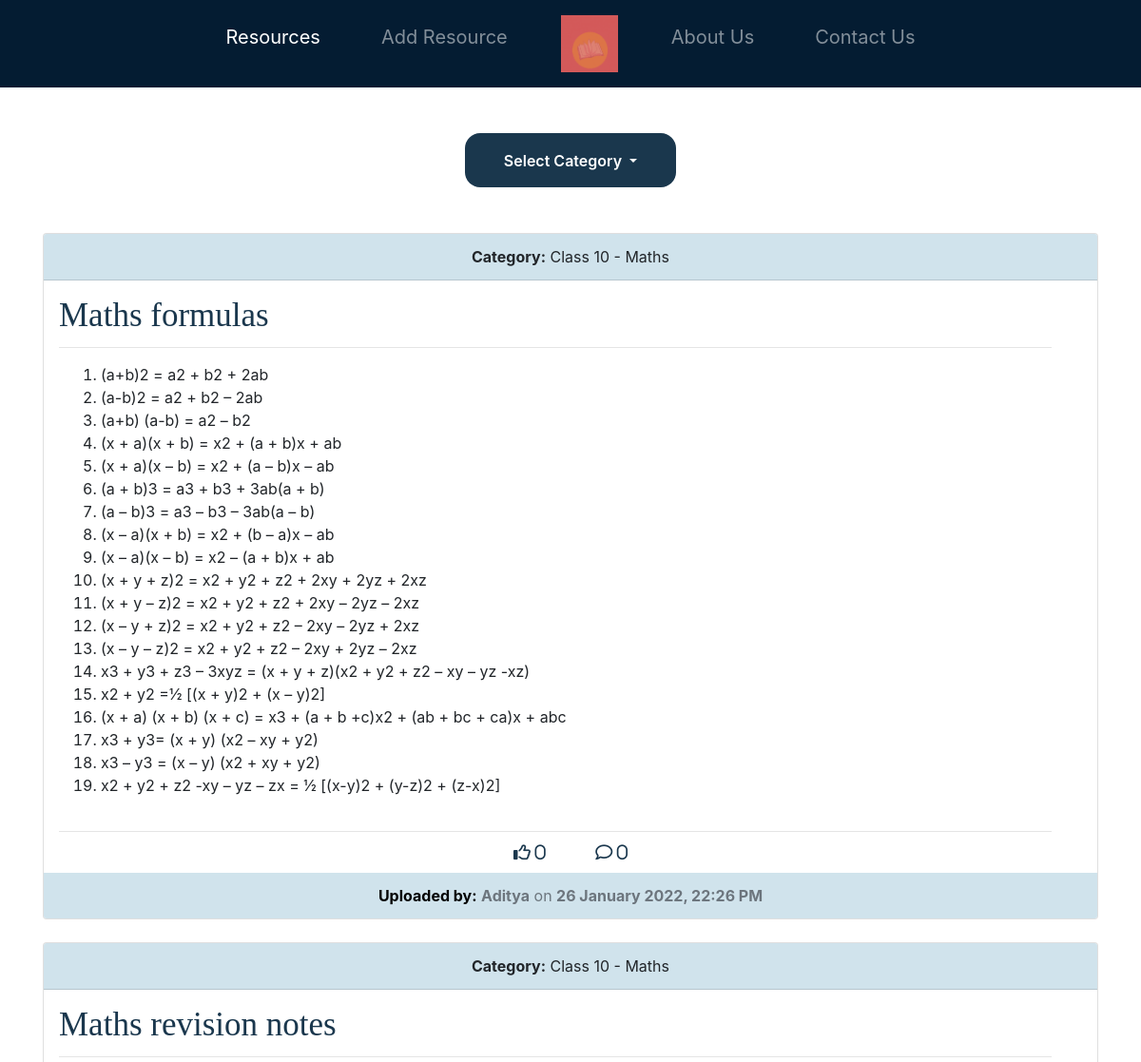
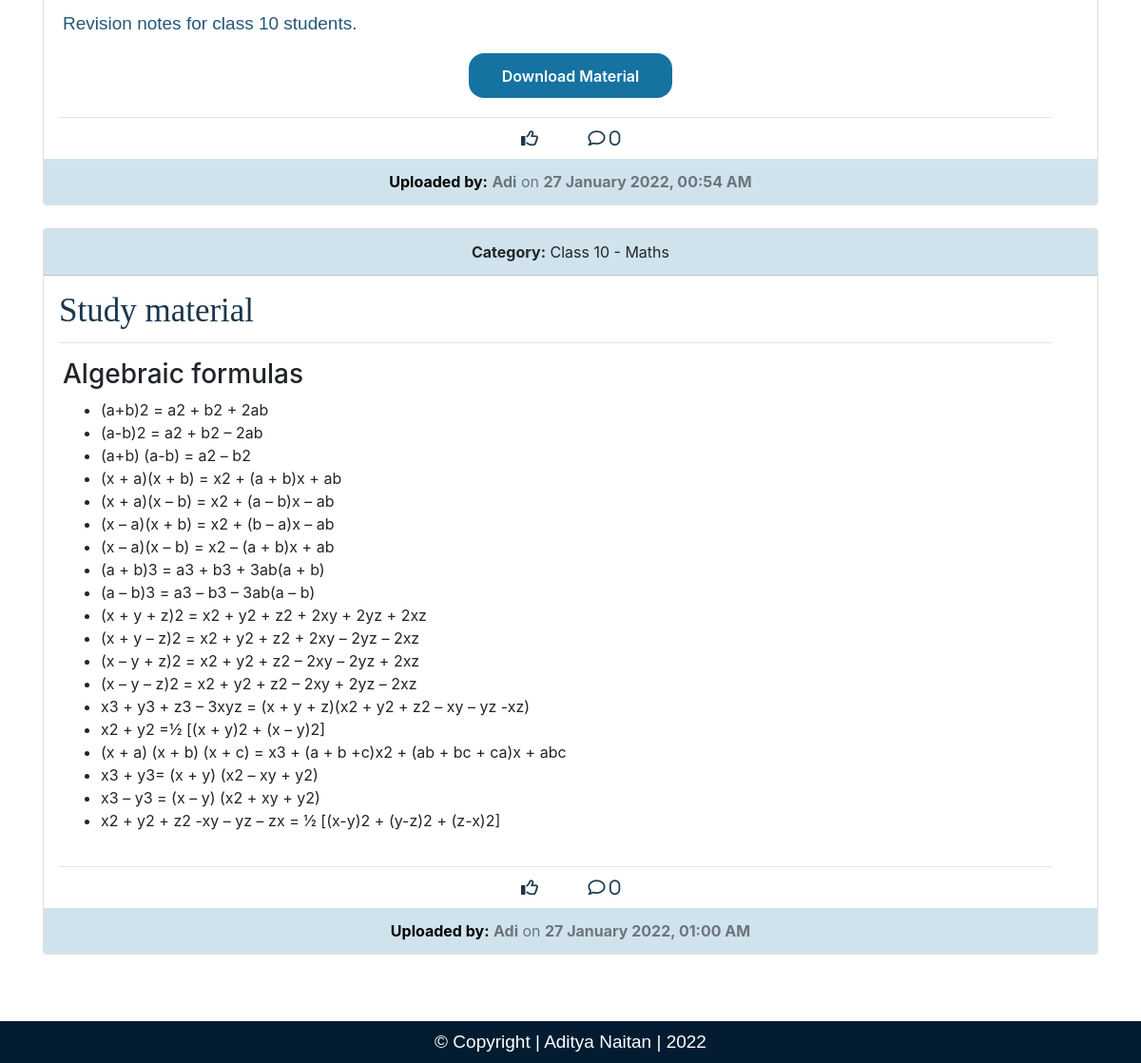
The page /?c=Class-10-Maths on the database its author committed (2 pictures, top to bottom).
### models.py (models this page shows)
class Resources(db.Model):
    id = db.Column(db.Integer, primary_key=True)
    name = db.Column(db.String(128))
    title = db.Column(db.String(128))
    url = db.Column(db.String(128), default=None)
    description = db.Column(db.Text())
    category = db.Column(db.String(128))
    filename = db.Column(db.String(128), default=None)
    link = db.Column(db.String(128), default=None)
    date = db.Column(db.String(64), default=datetime.now(IST).strftime("%d %B %Y, %H:%M %p"))

### app.py (the view)
@app.route('/')
def home():
    category_dict = {
        'Class-10-Hindi': 'Class 10 - Hindi',
        'Class-10-English': 'Class 10 - English',
        'Class-10-Maths': 'Class 10 - Maths',
        'Class-10-Science': 'Class 10 - Science',
        'Class-10-Computer': 'Class 10 - Computer',
        'Class-10-Social-Science': 'Class 10 - Social Science',
        'Class-11-Physics': 'Class 11 - Physics',
        'Class-11-Chemistry': 'Class 11 - Chemistry',
        'Class-11-Maths': 'Class 11 - Maths',
        'Class-11-Biology': 'Class 11 - Biology',
        'Class-11-English': 'Class 11 - English',
        'Class-12-Physics': 'Class 12 - Physics',
        'Class-12-Chemistry': 'Class 12 - Chemistry',
        'Class-12-Maths': 'Class 12 - Maths',
        'Class-12-Biology': 'Class 12 - Biology',
        'Class-12-English': 'Class 12 - English',
    }
    category = request.args.get('c')
    if not category:
        resources = Resources.query.all()
    else:
        resources = Resources.query.filter_by(category=category_dict[category]).all()
    return render_template('home.html', resources=resources)

### templates/home.html (shortened to what this page needs)
<!DOCTYPE html>
<html lang="en">
<head>
    <link rel="stylesheet" href="https://cdn.jsdelivr.net/npm/bootstrap@4.6.0/dist/css/bootstrap.min.css"
>
    <link rel="stylesheet" href="{{ url_for('static', filename='css/styles.css') }}">
</head>
<body>
    <nav class="navbar navbar-expand-lg navbar-dark navbar-background">
        <div class="collapse navbar-collapse" id="navbarSupportedContent">
            <ul class="navbar-nav mx-auto my-2">
                <li class="nav-item active">
                    <a class="nav-link navbar-links" href="{{ url_for('home') }}">Resources </a>
                </li>
                <li class="nav-item ml-5">
                    <a class="nav-link navbar-links" href="{{ url_for('add_resource') }}">Add Resource</a>
                </li>
                <a class="nav-item ml-5" href="{{ url_for('home') }}"><img height="60" width="60" class="banner"
                        src="{{ url_for('static', filename='images/share_arc.gif') }}"></a>
                <li class="nav-item ml-5">
                    <a class="nav-link navbar-links" href="{{ url_for('about') }}">About Us</a>
                </li>
                <li class="nav-item ml-5">
                    <a class="nav-link navbar-links" href="{{ url_for('contact') }}">Contact Us</a>
                </li>
            </ul>
        </div>
    </nav>
    <div style="text-align: center;" class="container mt-5">
        <div class="dropdown">
            <button class="btn btn-info dropdown-toggle categoryButton" type="button" id="dropdownMenuButton"
                data-toggle="dropdown" aria-haspopup="true" aria-expanded="false">
                Select Category
            </button>
        </div>
    </div>
    <div style="margin-bottom: 70px;" class="container mt-5">
        {% for resource in resources %}
        <div class="card text-center mt-4">
            <div class="card-header">
                <strong>Category:</strong> {{ resource.category }}
            </div>
            <h3 class="card-title mt-3 ml-3 text-left">{{ resource.title|capitalize }}</h3>
            <hr class="card-separator ml-3 mr-5">
            <div class="card-body card-padding text-left">
                <p class="card-text">{{ resource.description|safe }}</p>
                <div class="text-center">
                    {% if resource.url != "" %}
                    <a href="{{ resource.url }}" class="btn contentButton" target="_blank">Redirect</a>
                    {% elif resource.link != None %}
                    <a href="{{ resource.link }}" class="btn contentButton" target="_blank">Download Material</a>
                    {% endif %}
                </div>
            </div>
            <hr class="card-separator ml-3 mr-5">
            <div class="my-2">
                <span style="font-size: 18px;color: #1A374D; cursor: pointer;"><i onClick="toggleLike(this)"
                        class="far fa-thumbs-up"> <span id="totalLikes"></span></i></span>
                <span data-toggle="modal" data-target="#exampleModal" class="ml-5"
                    style="font-size: 18px;color: #1A374D; cursor: pointer;"><i class="far fa-comment"><span
                            id="totalComments"> 0</span></i>
                    </i></span>
            </div>
            <div class="card-footer text-muted">
                <strong style="color: black;">Uploaded by:</strong> <strong>{{ resource.name }}</strong> on <strong>{{
                    resource.date }}</strong>
            </div>
        </div>
        {% endfor %}
    </div>
    <nav class="navbar navbar-dark navbar-background">
        <p style="margin: auto; color: white;">© Copyright | Aditya Naitan | 2022</p>
    </nav>
</body>
</html>

### static/css/styles.css (style rules this page uses)
.navbar-links { font-size: 20px; }
.navbar-background { background-color: #041C32; }
.card-padding { padding-top: 0 !important; }
.card { margin: 0 auto; float: none; margin-bottom: 10px; }
.categoryButton { width: 20%; border: none; border-radius: 1rem; padding: 1.5%; background: #1A374D; font-weight: 600; color: #fff; cursor: pointer; }
.card-title { color: #1A374D; }
.card-header { background-color: #b1d0e099; }
.card-footer { background-color: #b1d0e099; border: none; }
.card-title { font-family: fantasy; font-size: 35px; }
p { font-family: sans-serif; font-size: 19px; color: #22577A; }
.card-separator { margin-top: 0px; margin-bottom: 0px; }
.contentButton { background: #1572A1; width: 20%; border: none; border-radius: 1rem; padding: 1.1%; font-weight: 600; color: #fff; cursor: pointer; }

### rows shown on the page
Resources: category "Class 10 - Maths", title "Maths formulas", description "(a+b)2 = a2 + b2 + 2ab (a-b)2 = a2 + b2 – 2ab (a+b) (a-b) = a2 – b2 (x + a)(x + b) = x2 + (a + b)x + ab (x + a)(x – b) = x2 + (a – b)x – ab (a + b)3 = a3 + b3 + 3ab(a + b) (a – b)3 = a3 – b3 – 3ab(a – b) (x – a)(x + b) = x2 + (b – a)x – ab (x – a)(x – b) = x2 – (a + b)x + ab (x + y + z)2 = x2 + y2 + z2 + 2xy + 2yz + 2xz (x + y – z)2 = x2 + y2 + z2 + 2xy – 2yz – 2xz (x – y + z)2 = x2 + y2 + z2 – 2xy – 2yz + 2xz (x – y – z)2 = x2 + y2 + z2 – 2xy + 2yz – 2xz x3 + y3 + z3 – 3xyz = (x + y + z)(x2 + y2 + z2 – xy – yz -xz) x2 + y2 =½ [(x + y)2 + (x – y)2] (x + a) (x + b) (x + c) = x3 + (a + b +c)x2 + (ab + bc + ca)x + abc x3 + y3= (x + y) (x2 – xy + y2) x3 – y3 = (x – y) (x2 + xy + y2) x2 + y2 +…", name "Aditya", date "26 January 2022, 22:26 PM"
Resources: category "Class 10 - Maths", title "Maths revision notes", description "Revision notes for class 10 students.", name "Adi", date "27 January 2022, 00:54 AM"
Resources: category "Class 10 - Maths", title "Study material", description "Algebraic formulas (a+b) 2 = a 2 + b 2 + 2ab (a-b) 2 = a 2 + b 2 – 2ab (a+b) (a-b) = a 2 – b 2 (x + a)(x + b) = x 2 + (a + b)x + ab (x + a)(x – b) = x 2 + (a – b)x – ab (x – a)(x + b) = x 2 + (b – a)x – ab (x – a)(x – b) = x 2 – (a + b)x + ab (a + b) 3 = a 3 + b 3 + 3ab(a + b) (a – b) 3 = a 3 – b 3 – 3ab(a – b) (x + y + z) 2 = x 2 + y 2 + z 2 + 2xy + 2yz + 2xz (x + y – z) 2 = x 2 + y 2 + z 2 + 2xy – 2yz – 2xz (x – y + z) 2 = x 2 + y 2 + z 2 – 2xy – 2yz + 2xz (x – y – z) 2 = x 2 + y 2 + z 2 – 2xy + 2yz – 2xz x 3 + y 3 + z 3 – 3xyz = (x + y + z)(x 2 + y 2 + z 2 – xy – yz -xz) x 2 + y 2 =½ [(x + y) 2 + (x – y) 2 ] (x + a) (x + b) (x + c) = x 3 + (a + b +c)x 2 + (ab + bc + ca)x + abc x 3 + y 3…", name "Adi", date "27 January 2022, 01:00 AM"
